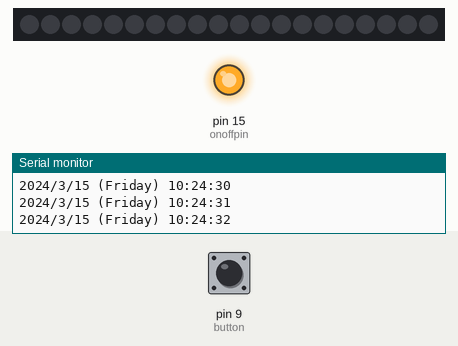
Simulated run of this sketch. Board: Arduino Uno, built with avr-gcc and run on an emulated ATmega328P. On the bench: 20 RGB LEDs in strip order, left to right, output pins drawn as LEDs (lit = HIGH), the last lines printed to the serial monitor. The test bench sets the inputs (shaded band); at power-on: pin 9 (button) HIGH. The local clock reads 2024-03-15 10:24:30 at power-on unless the sketch sets it.

Above: at 2.2 s.
2.3 s: pin 9 (button) pulled LOW for 0.9 s
At 3.3 s:
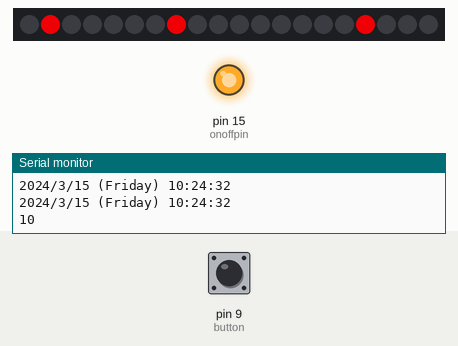
5.0 s: pin 9 (button) pulled LOW for 3.2 s
Timing chart, 0 to 8.0 s (numbered marks = the images above; inputs shaded):
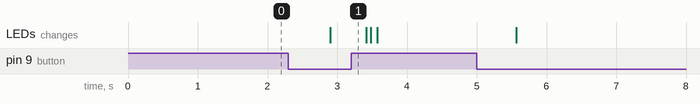

The sketch:

reloj-led.ino
```cpp
#include <Adafruit_NeoPixel.h>
#include "RTClib.h"

// Which pin on the Arduino is connected to the NeoPixels?
// On a Trinket or Gemma we suggest changing this to 1:
#define LED_PIN     14
// How many NeoPixels are attached to the Arduino?
#define LED_COUNT  20
// NeoPixel brightness, 0 (min) to 255 (max)
#define BRIGHTNESS 200

#define UNA 19
#define DOS 8
#define TRES 17
#define CUATRO 10
#define CINCO 15
#define SEIS 12
#define SIETE 13
#define OCHO 14
#define NUEVE 11
#define DIEZ 16
#define ONCE 9
#define DOCE 18
#define Y 7
#define MENOS 6
#define CINCOMIN 5
#define DIEZMIN 4
#define CUARTO 3
#define VEINTE 2
#define VEINTICINCO 1
#define MEDIA 0


RTC_DS3231 rtc;

int onoffpin = 15;
int button = 9;
int state = LOW;

int hours = 0, minutes = 0, seconds = 0;

DateTime now;

char daysOfTheWeek[7][12] = {"Sunday", "Monday", "Tuesday", "Wednesday", "Thursday", "Friday", "Saturday"};

Adafruit_NeoPixel strip(LED_COUNT, LED_PIN, NEO_GRB + NEO_KHZ800);

void setup() {
  pinMode(button, INPUT_PULLUP);
  pinMode(onoffpin, OUTPUT);
  Serial.begin(9600);
  strip.begin();
  strip.clear();
  strip.show();
  strip.setBrightness(BRIGHTNESS); // Set BRIGHTNESS to about 1/5 (max = 255)
  digitalWrite(onoffpin, HIGH);


  if (! rtc.begin()) {
    Serial.println("Couldn't find RTC");
    while (1);
  }

  if (rtc.lostPower()) {
    Serial.println("RTC lost power, lets set the time!");
    // following line sets the RTC to the date & time this sketch was compiled
    rtc.adjust(DateTime(F(__DATE__), F(__TIME__)));
    // This line sets the RTC with an explicit date & time, for example to set
    // January 21, 2014 at 3am you would call:
     //rtc.adjust(DateTime(2019, 12, 4, 21, 44, 0));
  }
  strip.clear();
}

void loop() {
  now = rtc.now();
  hours = now.hour();
  minutes = now.minute();
  seconds = now.second();
  state = digitalRead(button);

  Serial.print(now.year(), DEC);
  Serial.print('/');
  Serial.print(now.month(), DEC);
  Serial.print('/');
  Serial.print(now.day(), DEC);
  Serial.print(" (");
  Serial.print(daysOfTheWeek[now.dayOfTheWeek()]);
  Serial.print(") ");
  Serial.print(now.hour(), DEC);
  Serial.print(':');
  Serial.print(now.minute(), DEC);
  Serial.print(':');
  Serial.print(now.second(), DEC);
  Serial.println();


  if(seconds > 30){
    minutes++;
  }
  if(minutes % 5 > 3){
    minutes++;
  }
  if(state == LOW){
    if(minutes > 2 && minutes < 33)
      strip.setPixelColor(Y, strip.Color(255, 0, 5));
    if(minutes > 32 && minutes < 58){
      strip.setPixelColor(MENOS, strip.Color(255, 0, 5));
      hours++;
    }

    if(minutes > 2 && minutes < 7 || minutes > 51 && minutes < 57)
      strip.setPixelColor(CINCOMIN, strip.Color(255, 0, 5));
    if(minutes > 6 && minutes < 12 || minutes > 46 && minutes < 52){
      strip.setPixelColor(DIEZMIN, strip.Color(255, 0, 5));
    }
    if(minutes > 11 && minutes < 17 || minutes > 41 && minutes < 47){
      strip.setPixelColor(CUARTO, strip.Color(255, 0, 5));
    }
    if(minutes > 16 && minutes < 22 || minutes > 36 && minutes < 42){
      strip.setPixelColor(VEINTE, strip.Color(255, 0, 5));
    }
    if(minutes > 21 && minutes < 27 || minutes > 31 && minutes < 37){
      strip.setPixelColor(VEINTICINCO, strip.Color(255, 0, 5));
    }
    if(minutes > 26 && minutes < 32){
      strip.setPixelColor(MEDIA, strip.Color(255, 0, 5));
    }
    if(hours > 12){
      hours = hours - 12;
    }
    Serial.println(hours);
    switch(hours){
    case 0:
      strip.setPixelColor(DOCE, strip.Color(255, 0, 5));
      break;
    case 1:
      strip.setPixelColor(UNA, strip.Color(255, 0, 5));
      break;
    case 2:
      strip.setPixelColor(DOS, strip.Color(255, 0, 5));
      break;
    case 3:
      strip.setPixelColor(TRES, strip.Color(255, 0, 5));
      break;
    case 4:
      strip.setPixelColor(CUATRO, strip.Color(255, 0, 5));
      break;
    case 5:
      strip.setPixelColor(CINCO, strip.Color(255, 0, 5));
      break;
    case 6:
      strip.setPixelColor(SEIS, strip.Color(255, 0, 5));
      break;
    case 7:
      strip.setPixelColor(SIETE, strip.Color(255, 0, 5));
      break;
    case 8:
      strip.setPixelColor(OCHO, strip.Color(255, 0, 5));
      break;
    case 9:
      strip.setPixelColor(NUEVE, strip.Color(255, 0, 5));
      break;
    case 10:
      strip.setPixelColor(DIEZ, strip.Color(255, 0, 5));
      break;
    case 11:
      strip.setPixelColor(ONCE, strip.Color(255, 0, 5));
      break;
    case 12:
      strip.setPixelColor(DOCE, strip.Color(255, 0, 5));
      break;
    default:
      for(int i=0; i<strip.numPixels(); i++) {
        strip.setPixelColor(i, strip.Color(0, 0, 0));
        strip.show();
        delay(50);
      }
      break;
    }
    strip.show();
  }else{
    for(int i=0; i<strip.numPixels(); i++) {
    strip.setPixelColor(i, strip.Color(0, 0, 0));
    strip.show();
    delay(10);
    }
  }
  //Serial.print("Temperature: ");
  //Serial.print(rtc.getTemperature());
  //Serial.println(" C");
  delay(500);
}
```

Measured:
- after the input at 2.3 s, the LEDs: change after 0.60 s (image 1)
